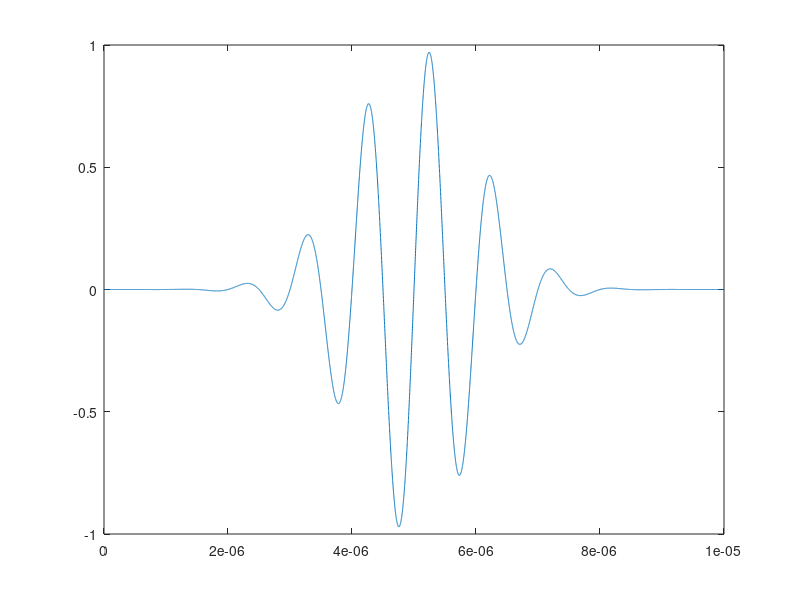

Write MATLAB code to recreate this figure.
% Detection principle homework
a = 1e12;
tau = 5 * 1e-6;
f = 1e6;  % f =1Mhz
fs =  1e9; %sample frequency fs = 1Ghz
t = linspace(0,2*tau, 2*tau*fs);
s12 = sin(2*pi*f*t).*exp(-a*(t-tau).^2/2);

plot(t,s12)

